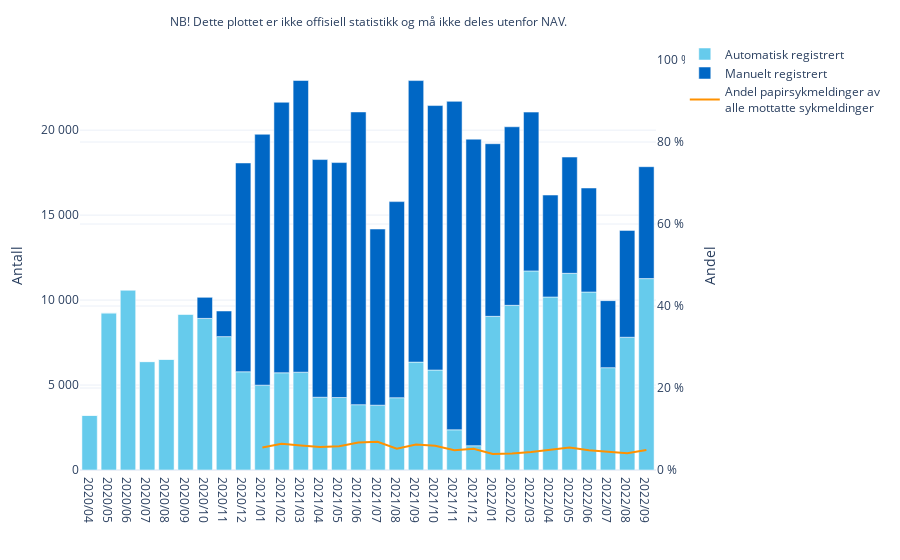

The code cell stored with this chart in its notebook:
### Code cell
fig_papir_begge = px.bar(
    df_papir_tot_mnd, 
    x='mnd', 
    y='antall', 
    color='reg',
    labels={'antall': '', 
            'mnd' : '', 
            'reg' : ''},
    color_discrete_sequence = nav_kategorisk
)

                         


fig_papir_begge['data'][0]['hovertemplate'] = '<br />År/måned: %{x}<br />Antall: %{y}'
fig_papir_begge['data'][1]['hovertemplate'] = '<br />År/måned: %{x}<br />Antall: %{y}'

fig_papir_begge.update_xaxes(
    tickmode='array',  
    rangebreaks=[dict(bounds=['sat', 'mon']), 
                 dict(values=["2020-05-01", '2020-05-21', '2020-06-01'])]
)

fig_papir_begge.add_trace(
    go.Scatter(
        x=df_andel_papir_mnd['mnd'], 
        y=df_andel_papir_mnd['andel'], 
        yaxis="y2", 
        name='Andel papirsykmeldinger av <br>alle mottatte sykmeldinger', 
        marker_color='#FF9100'
    )
)

fig_papir_begge = fig_papir_begge.update_layout(
    yaxis2={
        'range': [0, 100],
        'side': 'right',
        'ticksuffix': ' %',
        'overlaying': 'y'
    },
    yaxis_title='Antall',
    yaxis2_title='Andel',
    legend={
        'x': 1.05,
        'y': 1.05
    },
    hovermode='x unified',
    hoverlabel={'namelength': -1},
    template="plotly_white",
    yaxis=dict(tickformat=',d'), 
    separators=', '
)

fig_papir_begge.add_annotation(
    text = annotation_text,
    showarrow= False, 
    align= 'center',
    x= 0.5,
    y= 1.12,
    font={'size':12},
    xref= 'paper',
    yref= 'paper',
)

### Figure 1 — Plotly figure (JSON) as saved in the notebook; plotly's stock layout.template omitted (floating-point values rounded to 4 significant figures)
{"data": [{"alignmentgroup": "True", "hovertemplate": "<br />År/måned: %{x}<br />Antall: %{y}", "legendgroup": "Automatisk registrert", "marker": {"color": "#66CBEC", "pattern": {"shape": ""}}, "name": "Automatisk registrert", "offsetgroup": "Automatisk registrert", "orientation": "v", "showlegend": true, "textposition": "auto", "type": "bar", "x": ["2020/04", "2020/05", "2020/06", "2020/07", "2020/08", "2020/09", "2020/10", "2020/11", "2020/12", "2021/01", "2021/02", "2021/03", "2021/04", "2021/05", "2021/06", "2021/07", "2021/08", "2021/09", "2021/10", "2021/11", "2021/12", "2022/01", "2022/02", "2022/03", "2022/04", "2022/05", "2022/06", "2022/07", "2022/08", "2022/09"], "xaxis": "x", "y": [3215, 9248, 10596, 6381, 6514, 9171, 8922, 7850, 5782, 4993, 5722, 5757, 4283, 4267, 3844, 3815, 4253, 6349, 5884, 2366, 1429, 9043, 9692, 11717, 10182, 11576, 10475, 6023, 7813, 11264], "yaxis": "y"}, {"alignmentgroup": "True", "hovertemplate": "<br />År/måned: %{x}<br />Antall: %{y}", "legendgroup": "Manuelt registrert", "marker": {"color": "#0067C5", "pattern": {"shape": ""}}, "name": "Manuelt registrert", "offsetgroup": "Manuelt registrert", "orientation": "v", "showlegend": true, "textposition": "auto", "type": "bar", "x": ["2020/04", "2020/05", "2020/06", "2020/07", "2020/08", "2020/09", "2020/10", "2020/11", "2020/12", "2021/01", "2021/02", "2021/03", "2021/04", "2021/05", "2021/06", "2021/07", "2021/08", "2021/09", "2021/10", "2021/11", "2021/12", "2022/01", "2022/02", "2022/03", "2022/04", "2022/05", "2022/06", "2022/07", "2022/08", "2022/09"], "xaxis": "x", "y": [0, 0, 0, 0, 0, 0, 1241, 1508, 12288, 14765, 15919, 17166, 13987, 13826, 17228, 10367, 11542, 16570, 15564, 19329, 18042, 10160, 10508, 9346, 6000, 6842, 6122, 3945, 6289, 6586], "yaxis": "y"}, {"marker": {"color": "#FF9100"}, "name": "Andel papirsykmeldinger av <br>alle mottatte sykmeldinger", "type": "scatter", "x": ["2021/01", "2021/02", "2021/03", "2021/04", "2021/05", "2021/06", "2021/07", "2021/08", "2021/09", "2021/10", "2021/11", "2021/12", "2022/01", "2022/02", "2022/03", "2022/04", "2022/05", "2022/06", "2022/07", "2022/08", "2022/09"], "y": [5.5, 6.4, 6, 5.6, 5.8, 6.7, 6.9, 5.2, 6.2, 5.9, 4.8, 5.2, 3.9, 4, 4.4, 5, 5.5, 4.8, 4.4, 4.1, 4.9], "yaxis": "y2"}], "layout": {"annotations": [{"align": "center", "font": {"size": 12}, "showarrow": false, "text": "NB! Dette plottet er ikke offisiell statistikk og må ikke deles utenfor NAV.", "x": 0.5, "xref": "paper", "y": 1.12, "yref": "paper"}], "autosize": true, "barmode": "relative", "hoverlabel": {"namelength": -1}, "hovermode": "x unified", "legend": {"title": {"text": ""}, "tracegroupgap": 0, "x": 1.05, "y": 1.05}, "margin": {"t": 60}, "separators": ", ", "xaxis": {"anchor": "y", "autorange": true, "domain": [0, 1], "range": [-0.5, 29.5], "rangebreaks": [{"bounds": ["sat", "mon"]}, {"values": ["2020-05-01", "2020-05-21", "2020-06-01"]}], "tickmode": "array", "title": {"text": ""}, "type": "category"}, "yaxis": {"anchor": "x", "autorange": true, "domain": [0, 1], "range": [0, 24130.0], "tickformat": ",d", "title": {"text": "Antall"}, "type": "linear"}, "yaxis2": {"overlaying": "y", "range": [0, 100], "side": "right", "ticksuffix": " %", "title": {"text": "Andel"}, "type": "linear"}}}
